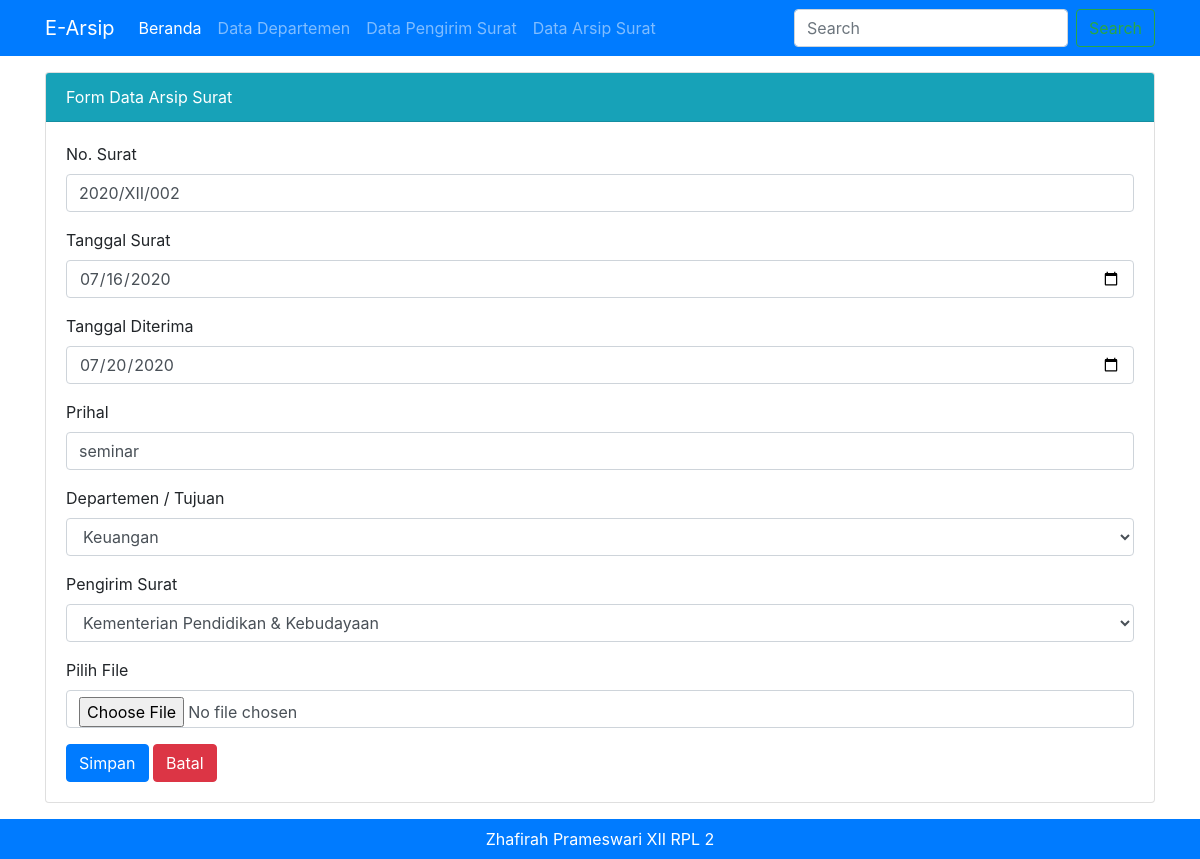
Page /admin.php?halaman=arsip_surat&hal=edit&id=2 (signed in) on the committed database.
### tables this page shows
CREATE TABLE `tbl_arsip` (
  `id_arsip` int(11) NOT NULL,
  `no_surat` varchar(30) NOT NULL,
  `tanggal_surat` date NOT NULL,
  `tanggal_diterima` date NOT NULL,
  `prihal` varchar(100) NOT NULL,
  `id_departemen` int(11) NOT NULL,
  `id_pengirim` int(11) NOT NULL,
  `file` text NOT NULL
);

CREATE TABLE `tbl_departemen` (
  `id_departemen` int(11) NOT NULL,
  `nama_departemen` varchar(50) NOT NULL
);

CREATE TABLE `tbl_pengirim_surat` (
  `id_pengirim_surat` int(11) NOT NULL,
  `nama_pengirim` varchar(50) NOT NULL,
  `alamat` text NOT NULL,
  `no_hp` varchar(20) NOT NULL,
  `email` varchar(30) NOT NULL
);

### admin.php (called while the page is built, shortened)
<?php include "template/header.php"; ?>
<?php include "content.php"; ?>
<?php include "template/footer.php"; ?>

### modul/arsip/form.php (the view, shortened to what this page needs)
<?php
    if(isset($_GET['hal'])) {
        if($_GET['hal'] == "edit") {
            $tampil = mysqli_query($koneksi, "SELECT
            tbl_arsip.*,
            tbl_departemen.nama_departemen,
            tbl_pengirim_surat.nama_pengirim, tbl_pengirim_surat.no_hp
          FROM
            tbl_arsip, tbl_departemen, tbl_pengirim_surat
          WHERE
            tbl_arsip.id_departemen = tbl_departemen.id_departemen
            AND tbl_arsip.id_pengirim = tbl_pengirim_surat.id_pengirim_surat
            AND tbl_arsip.id_arsip='$_GET[id]'");
            $data = mysqli_fetch_array($tampil);
            if($data) {
                $vno_surat = $data['no_surat'];
                $vtanggal_surat = $data['tanggal_surat'];
                $vtanggal_diterima = $data['tanggal_diterima'];
                $vprihal = $data['prihal'];
                $vid_departemen = $data['id_departemen'];
                $vnama_departemen = $data['nama_departemen'];
                $vid_pengirim = $data['id_pengirim'];
                $vnama_pengirim = $data['nama_pengirim'];
                $vfile = $data['file'];
            }
        }
    }
?>
<div class="card mt-3">
    <div class="card-header bg-info text-white">
        Form Data Arsip Surat
    </div>
    <div class="card-body">
        <form method="post" action="" enctype="multipart/form-data">
            <div class="form-group">
                <label for="no_surat">No. Surat</label>
                <input type="text" class="form-control" id="no_surat" name="no_surat" value="<?=@$vno_surat?>">
            </div>
            <div class="form-group">
                <label for="tanggal_surat">Tanggal Surat</label>
                <input type="date" class="form-control" id="tanggal_surat" name="tanggal_surat" value="<?=@$vtanggal_surat?>">
            </div>
            <div class="form-group">
                <label for="tanggal_diterima">Tanggal Diterima</label>
                <input type="date" class="form-control" id="tanggal_diterima" name="tanggal_diterima" value="<?=@$vtanggal_diterima?>">
            </div>
            <div class="form-group">
                <label for="prihal">Prihal</label>
                <input type="text" class="form-control" id="prihal" name="prihal" value="<?=@$vprihal?>">
            </div>
            <div class="form-group">
                <label for="id_departemen">Departemen / Tujuan</label>
                <select class="form-control" name="id_departemen">
                    <option value="<?=@$vid_departemen?>"><?=@$vnama_departemen?></option>
                </select>
            </div>
            <div class="form-group">
                <label for="id_pengirim"> Pengirim Surat</label>
                <select class="form-control" name="id_pengirim">
                    <option value="<?=@$vid_pengirim?>"><?=@$vnama_pengirim?></option>
                </select>
            </div>
            <div class="form-group">
                <label for="file">Pilih File</label>
                <input type="file" class="form-control" id="file" name="file" value="<?=@$vfile?>">
            </div>
            <button type="submit" name="bsimpan" class="btn btn-primary">Simpan</button>
            <button type="reset" name="bbatal" class="btn btn-danger">Batal</button>
        </form>
    </div>
</div>

### rows in the picture
tbl_arsip: no_surat "2020/XII/002", tanggal_surat "07/16/2020", tanggal_diterima "07/20/2020", prihal "seminar", id_departemen "Keuangan", id_pengirim "Kementerian Pendidikan & Kebudayaan"
